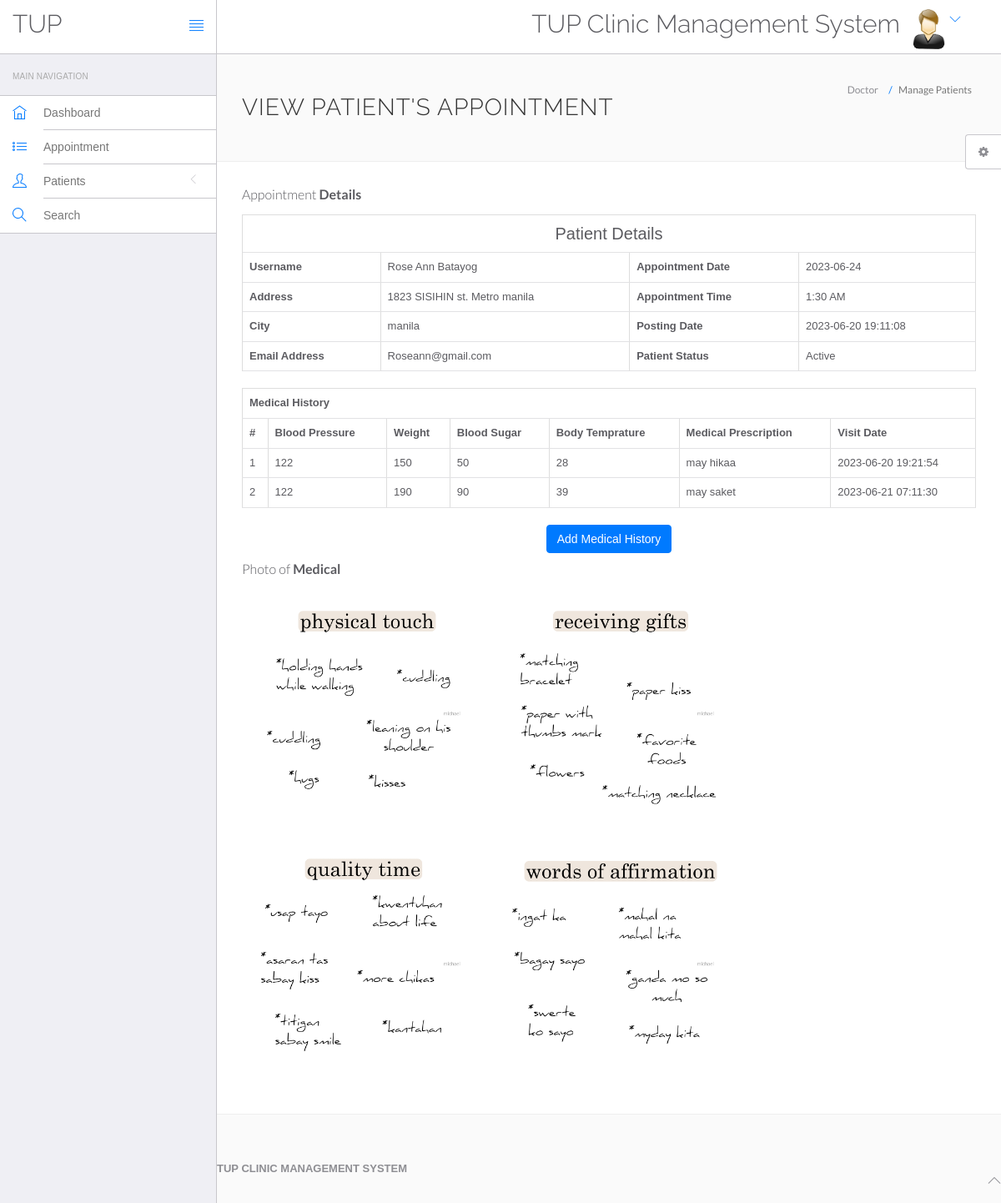
The page /hms/doctor/view-appointment.php?patient_id=12 (signed in) on the database its author committed.
### tables this page shows
CREATE TABLE `appointment` (
  `id` int(11) NOT NULL,
  `doctorSpecialization` varchar(255) DEFAULT NULL,
  `doctorId` int(11) DEFAULT NULL,
  `userId` int(11) DEFAULT NULL,
  `consultancyFees` int(11) DEFAULT NULL,
  `appointmentDate` varchar(255) DEFAULT NULL,
  `appointmentTime` varchar(255) DEFAULT NULL,
  `postingDate` timestamp NULL DEFAULT current_timestamp(),
  `userStatus` int(11) DEFAULT NULL,
  `doctorStatus` int(11) DEFAULT NULL,
  `updationDate` timestamp NULL DEFAULT NULL ON UPDATE current_timestamp()
);

CREATE TABLE `users` (
  `id` int(11) NOT NULL,
  `fullName` varchar(255) DEFAULT NULL,
  `address` longtext DEFAULT NULL,
  `city` varchar(255) DEFAULT NULL,
  `gender` varchar(255) DEFAULT NULL,
  `email` varchar(255) DEFAULT NULL,
  `password` varchar(255) DEFAULT NULL,
  `regDate` timestamp NULL DEFAULT current_timestamp(),
  `updationDate` timestamp NULL DEFAULT NULL ON UPDATE current_timestamp()
);

CREATE TABLE `tblmedicalhistory` (
  `ID` int(10) NOT NULL,
  `PatientID` int(10) DEFAULT NULL,
  `BloodPressure` varchar(200) DEFAULT NULL,
  `BloodSugar` varchar(200) NOT NULL,
  `Weight` varchar(100) DEFAULT NULL,
  `Temperature` varchar(200) DEFAULT NULL,
  `MedicalPres` mediumtext DEFAULT NULL,
  `CreationDate` timestamp NOT NULL DEFAULT current_timestamp() ON UPDATE current_timestamp()
);

CREATE TABLE `uploads` (
  `id` int(11) NOT NULL,
  `user_id` int(11) NOT NULL,
  `image_url` varchar(128) NOT NULL
);

### hms/doctor/view-appointment.php (the view, shortened to what this page needs)
<?php
include('include/config.php');
if (strlen($_SESSION['id'] == 0)) {
    header('location:logout.php');
} else {
?>
    <!DOCTYPE html>
    <html lang="en">
    <head>
        <link rel="stylesheet" href="vendor/bootstrap/css/bootstrap.min.css">
        <link rel="stylesheet" href="vendor/fontawesome/css/font-awesome.min.css">
        <link rel="stylesheet" href="vendor/themify-icons/themify-icons.min.css">
        <link href="vendor/animate.css/animate.min.css" rel="stylesheet" media="screen">
        <link href="vendor/perfect-scrollbar/perfect-scrollbar.min.css" rel="stylesheet" media="screen">
        <link href="vendor/switchery/switchery.min.css" rel="stylesheet" media="screen">
        <link href="vendor/bootstrap-touchspin/jquery.bootstrap-touchspin.min.css" rel="stylesheet" media="screen">
        <link href="vendor/select2/select2.min.css" rel="stylesheet" media="screen">
        <link href="vendor/bootstrap-datepicker/bootstrap-datepicker3.standalone.min.css" rel="stylesheet" media="screen">
        <link href="vendor/bootstrap-timepicker/bootstrap-timepicker.min.css" rel="stylesheet" media="screen">
        <link rel="stylesheet" href="assets/css/styles.css">
        <link rel="stylesheet" href="assets/css/plugins.css">
        <link rel="stylesheet" href="assets/css/themes/theme-1.css" id="skin_color" />
    </head>
    <body>
        <div id="app">
            <?php include('include/sidebar.php'); ?>
            <div class="app-content">
                <?php include('include/header.php'); ?>
                <div class="main-content">
                    <div class="wrap-content container" id="container">
                        <section id="page-title">
                            <div class="row">
                                <div class="col-sm-8">
                                    <h1 class="mainTitle">View Patient's Appointment</h1>
                                </div>
                                <ol class="breadcrumb">
                                    <li>
                                        <span>Doctor</span>
                                    </li>
                                    <li class="active">
                                        <span>Manage Patients</span>
                                    </li>
                                </ol>
                            </div>
                        </section>
                        <div class="container-fluid container-fullw bg-white">
                            <div class="row">
                                <div class="col-md-12">
                                    <h5 class="over-title margin-bottom-15">Appointment <span class="text-bold">Details</span></h5>
                                    <?php
                                    $patient_id = $_GET['patient_id'];
                                    $ret = mysqli_query($con, "select * from appointment where ID='$patient_id'");
                                    $cnt = 1;
                                    $user_query = mysqli_query($con, "select * from users where ID='$patient_id'");
                                    while ($user_row = mysqli_fetch_array($user_query)) {
                                        $username = $user_row['fullName'];
                                        $address = $user_row['address'];
                                        $city = $user_row['city'];
                                        $email = $user_row['email'];
                                    }
                                    while ($row = mysqli_fetch_array($ret)) {
                                    ?>
                                        <table border="1" class="table table-bordered">
                                            <tr align="center">
                                                <td colspan="4" style="font-size:20px;color:blue">
                                                    Patient Details</td>
                                            </tr>
                                            <tr>
                                                <th scope>Username</th>
                                                <td><?php echo $username ?></td>
                                                <th scope>Appointment Date</th>
                                                <td><?php echo $row['appointmentDate']; ?></td>
                                            </tr>
                                            <tr>
                                                <th scope>Address</th>
                                                <td><?php echo $address ?></td>
                                                <th>Appointment Time</th>
                                                <td><?php echo $row['appointmentTime']; ?></td>
                                            </tr>
                                            <tr>
                                                <th>City</th>
                                                <td><?php echo $city ?></td>
                                                <th>Posting Date</th>
                                                <td><?php echo $row['postingDate']; ?></td>
                                            </tr>
                                            <tr>
                                                <th>Email Address</th>
                                                <td><?php echo $email ?></td>
                                                <th>Patient Status</th>
                                                <td><?php echo $row['userStatus'] == 1 ? 'Active' : 'Inactive' ?></td>
                                            </tr>
                                        <?php } ?>
                                        </table>
                                        <?php
                                        $ret = mysqli_query($con, "select * from tblmedicalhistory  where PatientID='$vid'");
                                        ?>
                                        <table id="datatable" class="table table-bordered dt-responsive nowrap" style="border-collapse: collapse; border-spacing: 0; width: 100%;">
                                            <tr align="center">
                                                <th colspan="8">Medical History</th>
                                            </tr>
                                            <tr>
                                                <th>#</th>
                                                <th>Blood Pressure</th>
                                                <th>Weight</th>
                                                <th>Blood Sugar</th>
                                                <th>Body Temprature</th>
                                                <th>Medical Prescription</th>
                                                <th>Visit Date</th>
                                            </tr>
                                            <?php
                                            while ($row = mysqli_fetch_array($ret)) {
                                            ?>
                                                <tr>
                                                    <td><?php echo $cnt; ?></td>
                                                    <td><?php echo $row['BloodPressure']; ?></td>
                                                    <td><?php echo $row['Weight']; ?></td>
                                                    <td><?php echo $row['BloodSugar']; ?></td>
                                                    <td><?php echo $row['Temperature']; ?></td>
                                                    <td><?php echo $row['MedicalPres']; ?></td>
                                                    <td><?php echo $row['CreationDate']; ?></td>
                                                </tr>
                                            <?php $cnt = $cnt + 1;
                                            } ?>
                                        </table>
                                        <p align="center">
                                            <button class="btn btn-primary waves-effect waves-light w-lg" data-toggle="modal" data-target="#myModal">Add Medical History</button>
                                        </p>
                                        <h5 class="over-title margin-bottom-15">Photo of <span class="text-bold">Medical </span></h5>
                                        <div>
                                            <?php
                                            $get_image_qry = mysqli_query($con, "select * from uploads where user_id='$patient_id'");
                                            while ($row_image = mysqli_fetch_array($get_image_qry)) {
                                                $image = $row_image["image_url"];
                                            ?>
                                                <a href="../uploads/<?= $image ?>">
                                                    <img src="../uploads/<?= $image ?>" width=300 />
                                                </a>
                                            <?php
                                            }
                                            ?>
                                        </div>
                                </div>
                            </div>
                        </div>
                    </div>
                    <?php include('include/footer.php'); ?>
                    <?php include('include/setting.php'); ?>
                </div>
    </body>
    </html>
<?php }  ?>

### hms/doctor/include/sidebar.php (shortened to what this page needs)
<div class="sidebar app-aside" id="sidebar">
				<div class="sidebar-container perfect-scrollbar">
<nav>
						<div class="navbar-title">
							<span>Main Navigation</span>
						</div>
						<ul class="main-navigation-menu">
							<li>
								<a href="dashboard.php">
									<div class="item-content">
										<div class="item-media">
											<i class="ti-home"></i>
										</div>
										<div class="item-inner">
											<span class="title"> Dashboard </span>
										</div>
									</div>
								</a>
							</li>
							<li>
								<a href="appointment-history.php">
									<div class="item-content">
										<div class="item-media">
											<i class="ti-list"></i>
										</div>
										<div class="item-inner">
											<span class="title"> Appointment </span>
										</div>
									</div>
								</a>
							</li>
							<li>
								<a href="javascript:void(0)">
									<div class="item-content">
										<div class="item-media">
											<i class="ti-user"></i>
										</div>
										<div class="item-inner">
											<span class="title"> Patients </span><i class="icon-arrow"></i>
										</div>
									</div>
								</a>
								</li>
<li>
								<a href="search.php">
									<div class="item-content">
										<div class="item-media">
											<i class="ti-search"></i>
										</div>
										<div class="item-inner">
											<span class="title"> Search </span>
										</div>
									</div>
								</a>
							</li>
						</ul>
					</nav>
					</div>
			</div>

### hms/doctor/include/header.php (shortened to what this page needs)
<header class="navbar navbar-default navbar-static-top">
					<div class="navbar-header">
						<a class="navbar-brand" href="#">
							<h2 style="padding-top:20% ">TUP</h2>
						</a>
						<a href="#" class="sidebar-toggler pull-right visible-md visible-lg" data-toggle-class="app-sidebar-closed" data-toggle-target="#app">
							<i class="ti-align-justify"></i>
						</a>
					</div>
					<div class="navbar-collapse collapse">
						<ul class="nav navbar-right">
								<li  style="padding-top:2% ">
								<h2>TUP Clinic Management System</h2>
							</li>
							<li class="dropdown current-user">
								<a href class="dropdown-toggle" data-toggle="dropdown">
									<img src="assets/images/images.jpg" > <span class="username">
									?> <i class="ti-angle-down"></i></i></span>
								</a>
							</li>
						</ul>
					</div>
				</header>

### hms/doctor/include/footer.php
<footer>
				<div class="footer-inner">
					<div class="pull-left">
					<span class="text-bold text-uppercase">TUP Clinic Management System</span>
					</div>
					<div class="pull-right">
						<span class="go-top"><i class="ti-angle-up"></i></span>
					</div>
				</div>
			</footer>

### hms/doctor/include/setting.php (shortened to what this page needs)
<div class="settings panel panel-default hidden-xs hidden-sm" id="settings">
				<button ct-toggle="toggle" data-toggle-class="active" data-toggle-target="#settings" class="btn btn-default">
					<i class="fa fa-spin fa-gear"></i>
				</button>
			</div>

### hms/doctor/assets/css/plugins.css (style rules this page uses)
.perfect-scrollbar { overflow-y: hidden !important; }

### hms/doctor/assets/css/themes/theme-1.css (style rules this page uses)
body { background: #FAFAFA; }
header .navbar-header { background: #ffffff !important; border-right-color: #c8c7cc !important; border-bottom-color: #c8c7cc !important; }
header .navbar-header .sidebar-toggler, header .navbar-header .sidebar-mobile-toggler { color: #007aff !important; }
header .navbar-header .navbar-brand { color: #777 !important; }
header .navbar-collapse { background: #ffffff !important; border-bottom-color: #c8c7cc !important; box-shadow: none !important; }
header .navbar-collapse .navbar-right > li > a { color: #777; }
header .navbar-collapse .navbar-right > li > a i { color: #007aff !important; }
#sidebar { background: #EFEFF4 !important; }
#sidebar:before { border-right-width: "1px" !important; border-right-style: solid; border-right-color: #c8c7cc !important; }
#sidebar nav { border-right-width: "1px" !important; border-right-style: solid; border-right-color: #c8c7cc !important; }
#sidebar nav .navbar-title { color: #aaaaaa; }
#sidebar nav > ul { background: #ffffff !important; border-bottom-color: #c8c7cc !important; border-top-color: #c8c7cc !important; }
#sidebar nav > ul > li > a .item-media > i { color: #007aff !important; }
#sidebar nav > ul > li > a .item-inner { color: #777 !important; border-bottom-color: #c8c7cc; }

### rows shown on the page
appointment: userId.fullName "Rose Ann Batayog", appointmentDate "2023-06-24", userId.address "1823 SISIHIN st. Metro manila", appointmentTime "1:30 AM", userId.city "manila", postingDate "2023-06-20 19:11:08", userId.email "Roseann@gmail.com", userStatus "Active"
tblmedicalhistory: BloodPressure "122", Weight "150", BloodSugar "50", Temperature "28", MedicalPres "may hikaa", CreationDate "2023-06-20 19:21:54"
tblmedicalhistory: BloodPressure "122", Weight "190", BloodSugar "90", Temperature "39", MedicalPres "may saket", CreationDate "2023-06-21 07:11:30"
uploads: image_url (picture)
uploads: image_url (picture)
uploads: image_url (picture)
uploads: image_url (picture)
